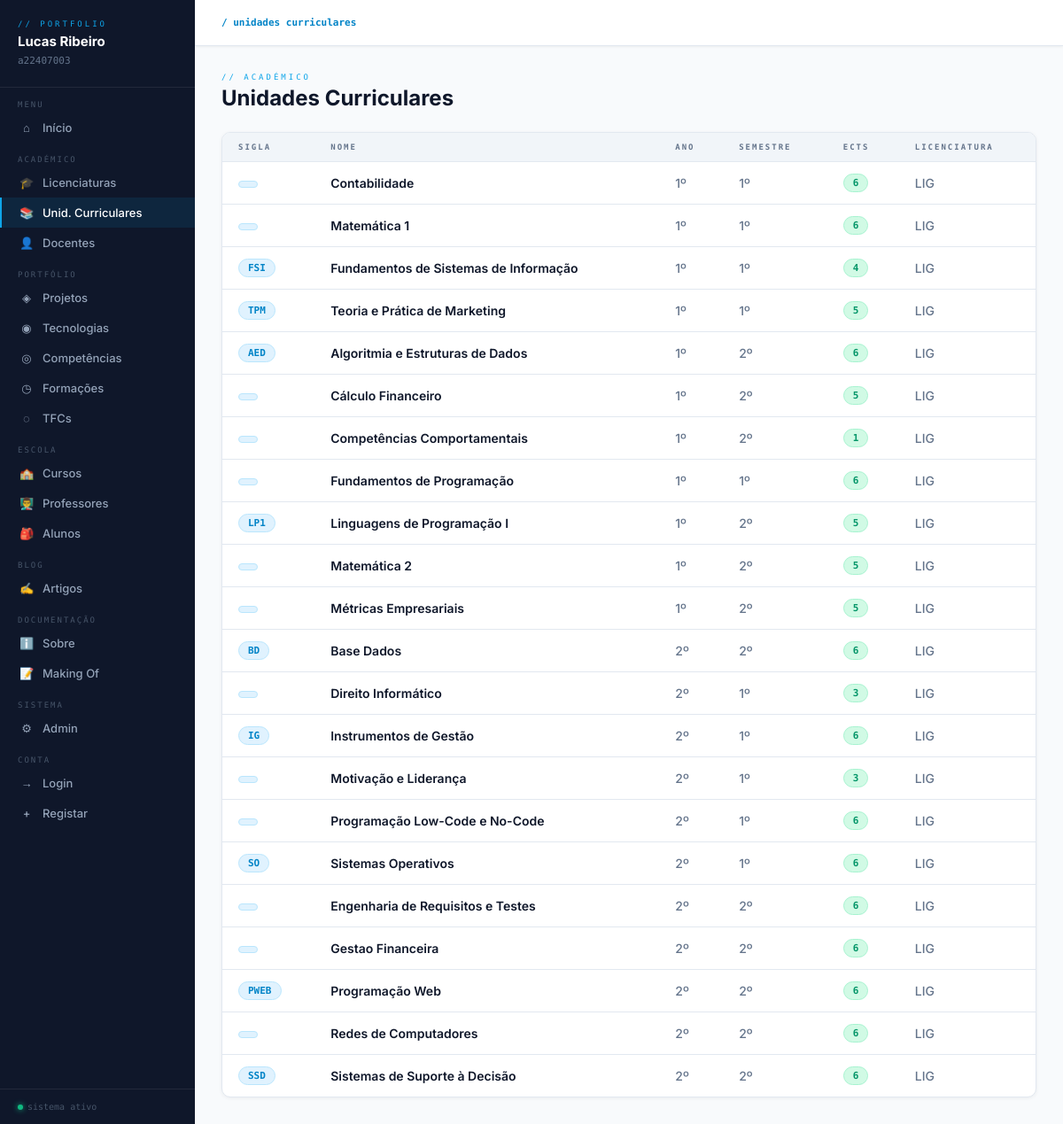
The page /ucs/ on the database its author committed.
### portfolio/models.py (models this page shows, shortened)
class UnidadeCurricular(models.Model):
    licenciatura = models.ForeignKey(Licenciatura, on_delete=models.CASCADE, related_name='ucs')
    docentes = models.ManyToManyField(Docente, blank=True)
    nome = models.CharField(max_length=200)
    sigla = models.CharField(max_length=20, blank=True)
    ano = models.IntegerField()
    semestre = models.IntegerField()
    ects = models.IntegerField(default=6)
    imagem = models.ImageField(upload_to='ucs/', blank=True)
    url_programa = models.URLField(blank=True)
    course_code = models.CharField(max_length=20, blank=True)
    curricular_unit_code = models.CharField(max_length=20, blank=True)
    bibliografia = models.TextField(blank=True)
    metodologia = models.TextField(blank=True)
    objetivos = models.TextField(blank=True)
    programa = models.TextField(blank=True)
    apresentacao = models.TextField(blank=True)
    avaliacao = models.TextField(blank=True)

class Licenciatura(models.Model):
    nome = models.CharField(max_length=200)
    sigla = models.CharField(max_length=20)
    url_site = models.URLField(blank=True)
    descricao = models.TextField(blank=True)
    imagem = models.ImageField(upload_to='licenciatura/', blank=True)

### portfolio/views.py (the view)
# urls.py: path('ucs/', views.ucs_list, name='ucs_list'),
def ucs_list(request):
    return render(request, 'portfolio/ucs_list.html', {'ucs': UnidadeCurricular.objects.all()})

### portfolio/templates/portfolio/ucs_list.html (shortened to what this page needs)
{% extends 'portfolio/base.html' %}
{% load grupo_tags %}
{% block nav_uc %}active{% endblock %}
{% block breadcrumb %}<b>/ unidades curriculares</b>{% endblock %}
{% block content %}
<div class="page-header">
    <div>
        <div class="page-label">// académico</div>
        <div class="page-title">Unidades Curriculares</div>
    </div>
</div>
<div class="card">
    <table>
        <thead>
            <tr>
                <th>Sigla</th><th>Nome</th><th>Ano</th><th>Semestre</th><th>ECTS</th><th>Licenciatura</th>
            </tr>
        </thead>
        <tbody>
        {% for uc in ucs %}
            <tr>
                <td><span class="badge badge-cyan">{{ uc.sigla }}</span></td>
                <td class="text-dark">{{ uc.nome }}</td>
                <td class="text-muted">{{ uc.ano }}º</td>
                <td class="text-muted">{{ uc.semestre }}º</td>
                <td><span class="badge badge-green">{{ uc.ects }}</span></td>
                <td class="text-muted">{{ uc.licenciatura.sigla }}</td>
            </tr>
        {% empty %}
            <tr><td colspan="7"><div class="empty"><span>📚</span>Nenhuma UC adicionada ainda.</div></td></tr>
        {% endfor %}
        </tbody>
    </table>
</div>
{% endblock %}

### portfolio/templates/portfolio/base.html (style rules this page uses)
:root { --bg: #f8fafc; --bg2: #ffffff; --bg3: #f1f5f9; --border: #e2e8f0; --accent: #0ea5e9; --accent-dark: #0284c7; --green: #10b981; --danger: #ef4444; --warning: #f59e0b; --text: #0f172a; --muted: #64748b; --sidebar: #0f172a; }
* { margin:0; padding:0; box-sizing:border-box; }
body { background:var(--bg); color:var(--text); font-family:'Inter',sans-serif; display:flex; min-height:100vh; }
.breadcrumb b { color:var(--accent-dark); }
.page-header { display:flex; align-items:flex-end; justify-content:space-between; margin-bottom:24px; flex-wrap:wrap; gap:12px; }
.page-label { font-family:'Space Mono',monospace; font-size:9px; color:var(--accent); letter-spacing:3px; text-transform:uppercase; margin-bottom:4px; }
.page-title { font-size:24px; font-weight:700; color:var(--text); }
.card { background:var(--bg2); border:1px solid var(--border); border-radius:10px; overflow:hidden; box-shadow:0 1px 4px rgba(0,0,0,0.06); }
table { width:100%; border-collapse:collapse; }
thead { background:var(--bg3); border-bottom:1px solid var(--border); }
th { padding:11px 18px; font-family:'Space Mono',monospace; font-size:9px; color:var(--muted); letter-spacing:2px; text-transform:uppercase; text-align:left; font-weight:600; }
td { padding:13px 18px; font-size:14px; border-bottom:1px solid var(--border); vertical-align:middle; color:#0f172a; font-weight:500; }
tr:last-child td { border-bottom:none; }
.badge { display:inline-block; padding:3px 10px; border-radius:20px; font-size:11px; font-family:'Space Mono',monospace; font-weight:600; }
.badge-cyan { background:#e0f2fe; color:#0284c7; border:1px solid #bae6fd; }
.badge-green { background:#d1fae5; color:#059669; border:1px solid #a7f3d0; }
.text-dark { color:#0f172a !important; font-weight:600; }
.text-muted { color:#64748b; }

### rows shown on the page
UnidadeCurricular: nome "Contabilidade", ano "1", semestre "1", ects "6", licenciatura.sigla "LIG"
UnidadeCurricular: nome "Matemática 1", ano "1", semestre "1", ects "6", licenciatura.sigla "LIG"
UnidadeCurricular: sigla "FSI", nome "Fundamentos de Sistemas de Informação", ano "1", semestre "1", ects "4", licenciatura.sigla "LIG"
UnidadeCurricular: sigla "TPM", nome "Teoria e Prática de Marketing", ano "1", semestre "1", ects "5", licenciatura.sigla "LIG"
UnidadeCurricular: sigla "AED", nome "Algoritmia e Estruturas de Dados", ano "1", semestre "2", ects "6", licenciatura.sigla "LIG"
UnidadeCurricular: nome "Cálculo Financeiro", ano "1", semestre "2", ects "5", licenciatura.sigla "LIG"
UnidadeCurricular: nome "Competências Comportamentais", ano "1", semestre "2", ects "1", licenciatura.sigla "LIG"
UnidadeCurricular: nome "Fundamentos de Programação", ano "1", semestre "1", ects "6", licenciatura.sigla "LIG"
UnidadeCurricular: sigla "LP1", nome "Linguagens de Programação I", ano "1", semestre "2", ects "5", licenciatura.sigla "LIG"
UnidadeCurricular: nome "Matemática 2", ano "1", semestre "2", ects "5", licenciatura.sigla "LIG"
UnidadeCurricular: nome "Métricas Empresariais", ano "1", semestre "2", ects "5", licenciatura.sigla "LIG"
UnidadeCurricular: sigla "BD", nome "Base Dados", ano "2", semestre "2", ects "6", licenciatura.sigla "LIG"
UnidadeCurricular: nome "Direito Informático", ano "2", semestre "1", ects "3", licenciatura.sigla "LIG"
UnidadeCurricular: sigla "IG", nome "Instrumentos de Gestão", ano "2", semestre "1", ects "6", licenciatura.sigla "LIG"
UnidadeCurricular: nome "Motivação e Liderança", ano "2", semestre "1", ects "3", licenciatura.sigla "LIG"
UnidadeCurricular: nome "Programação Low-Code e No-Code", ano "2", semestre "1", ects "6", licenciatura.sigla "LIG"
UnidadeCurricular: sigla "SO", nome "Sistemas Operativos", ano "2", semestre "1", ects "6", licenciatura.sigla "LIG"
UnidadeCurricular: nome "Engenharia de Requisitos e Testes", ano "2", semestre "2", ects "6", licenciatura.sigla "LIG"
UnidadeCurricular: nome "Gestao Financeira", ano "2", semestre "2", ects "6", licenciatura.sigla "LIG"
UnidadeCurricular: sigla "PWEB", nome "Programação Web", ano "2", semestre "2", ects "6", licenciatura.sigla "LIG"
UnidadeCurricular: nome "Redes de Computadores", ano "2", semestre "2", ects "6", licenciatura.sigla "LIG"
UnidadeCurricular: sigla "SSD", nome "Sistemas de Suporte à Decisão", ano "2", semestre "2", ects "6", licenciatura.sigla "LIG"
